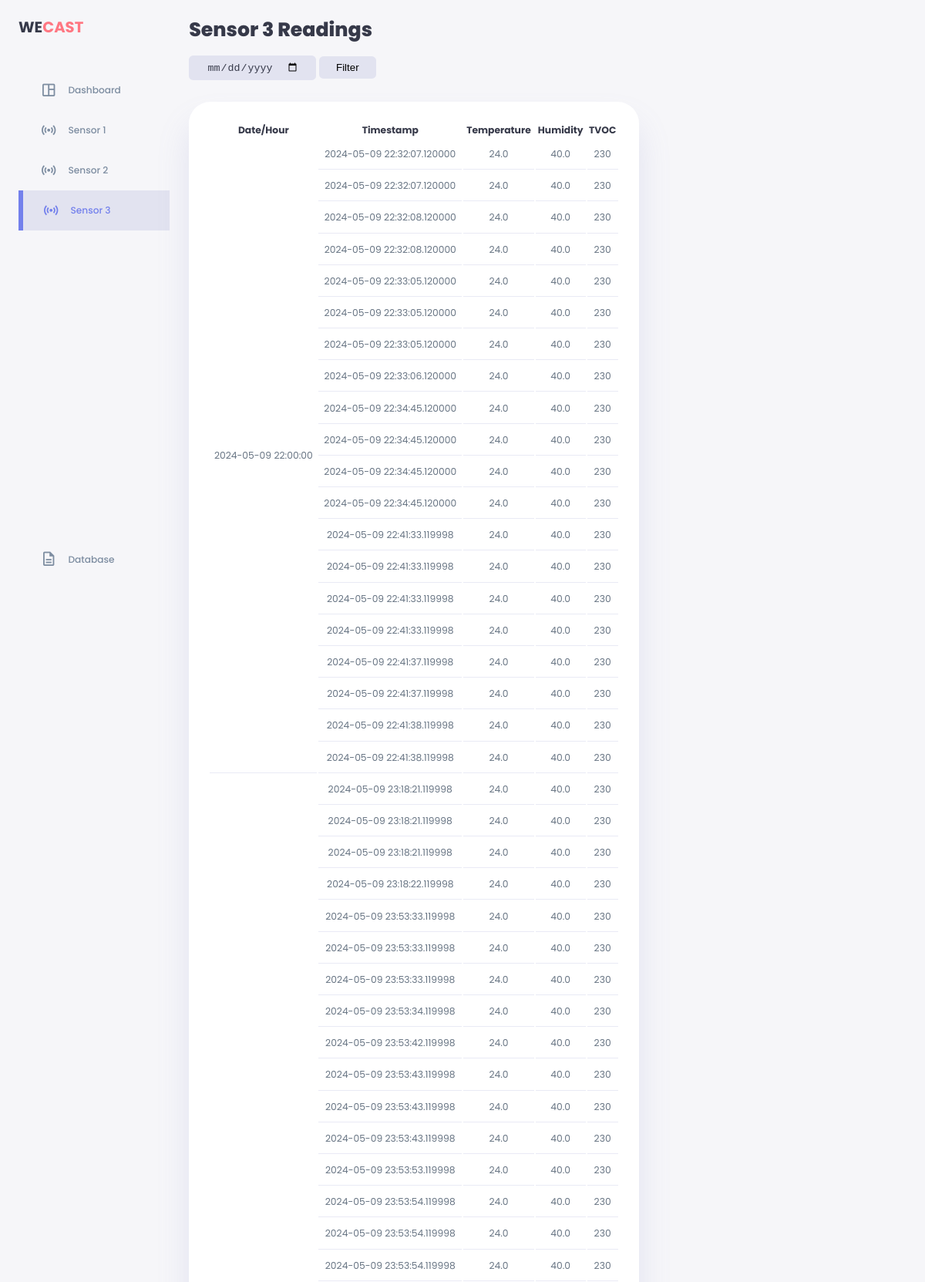
/sensor3 (upper part), run on the app's committed database.
### CSSE4011 Project/web.py (models this page shows)
class SensorData(db.Model):
    id = db.Column(db.Integer, primary_key=True)
    sensor_id = db.Column(db.String(10))
    timestamp = db.Column(db.DateTime)
    temperature = db.Column(db.Float)
    humidity = db.Column(db.Float)
    tvoc = db.Column(db.Integer)

### CSSE4011 Project/web.py (the view)
@app.route('/sensor3')
def sensor3():
    sensor_data = SensorData.query.filter_by(sensor_id='sensor3').order_by(SensorData.timestamp).all()
    grouped_data = group_data_by_hour(sensor_data)
    return render_template('sensor3.html', grouped_data=grouped_data)

### CSSE4011 Project/web.py (called while the page is built)
def group_data_by_hour(sensor_data):
    grouped_data = {}
    for data_point in sensor_data:
        hour_key = data_point.timestamp.strftime('%Y-%m-%d %H:00:00')
        if hour_key not in grouped_data:
            grouped_data[hour_key] = []
        grouped_data[hour_key].append(data_point)
    for hour_key, data_points in grouped_data.items():
        data_points.sort(key=lambda x: x.timestamp)
    return grouped_data

### CSSE4011 Project/templates/sensor3.html (shortened to what this page needs)
<!DOCTYPE html>
<html lang="en">
<head>
    <link rel="stylesheet" href="/static/css/style.css">
</head>
<body>
    <div class="container">
        <aside>
            <div class="top">
                <div class="logo">
                    <h2>WE<span class="danger">CAST</span></h2>
                </div>
            </div>
            <div class="sidebar">
                <a href="/">
                    <span class="material-symbols-outlined">space_dashboard</span>
                    <h3>Dashboard</h3>
                </a>
                <a href="/sensor1">
                    <span class="material-symbols-outlined">sensors</span>
                    <h3>Sensor 1</h3>
                </a>
                <a href="/sensor2">
                    <span class="material-symbols-outlined">sensors</span>
                    <h3>Sensor 2</h3>
                </a>
                <a href="/sensor3" class="active">
                    <span class="material-symbols-outlined">sensors</span>
                    <h3>Sensor 3</h3>
                </a>
                <a href="/view_timestamps">
                    <span class="material-symbols-outlined">description</span>
                    <h3>Database</h3>
                </a>
            </div>
        </aside>
        <main>
            <h1>Sensor 3 Readings</h1>
            <div class="date">
                <label>
                    <input type="date" id="dateInput">
                </label>
            </div>
            <button onclick="filterData()" class="button">Filter</button>
            <div class="recent-orders">
                <table id="dataTable">
                    <thead>
                        <tr>
                            <th>Date/Hour</th>
                            <th>Timestamp</th>
                            <th>Temperature</th>
                            <th>Humidity</th>
                            <th>TVOC</th>
                        </tr>
                    </thead>
                    <tbody>
                        {% for hour, data_points in grouped_data.items() %}
                        {% for data_point in data_points %}
                        <tr>
                            {% if loop.index == 1 %}
                            <td rowspan="{{ data_points|length }}">{{ hour }}</td>
                            {% endif %}
                            <td>{{ data_point.timestamp }}</td>
                            <td>{{ data_point.temperature }}</td>
                            <td>{{ data_point.humidity }}</td>
                            <td>{{ data_point.tvoc }}</td>
                        </tr>
                        {% endfor %}
                        {% endfor %}
                    </tbody>
                </table>
            </div>
        </main>
    </div>
</body>
</html>

### CSSE4011 Project/static/css/style.css (style rules this page uses)
:root { --colour-primary: #7380ec; --colour-danger: #ff7782; --colour-success: #41f1b6; --colour-warning: #ffbb55; --colour-white: #fff; --colour-info-dark: #7d8da1; --colour-info-light: #dce1eb; --colour-dark: #363949; --colour-light: rgba(132, 139, 200, 0.18); --colour-primary-variant: #677483; --colour-dark-variant: #677483; --colour-background: #f6f6f9; --card-border-radius: 2rem; --border-radius-1: 0.4rem; --border-readius-2: 0.8rem; --border-readius-3: 1.2rem; --card-padding: 1.8rem; --padding-1: 1.2rem; --box-shadow: 0 2rem 3rem var(--colour-light); }
* { margin: 0; pagging: 0; outline: 0; appearance: none; border: 0; text-decoration: none; list-style: none; box-sizing: border-box; }
html { font-size: 14px; }
body { width: 100vw; height: 100vh; font-family: poppins, sans-serif; font-size: 0.88rem; background: var(--colour-background); user-select: none; overflow-x: hidden; color: var(--colour-dark) }
.container { display: grid; width: 96%; margin: 0 auto; gap: 1.8rem; grid-template-columns: 14rem auto 23rem; }
a { colour: var(--colour-dark); }
h1 { font-weight: 800; font-size: 1.8rem; }
h2 { font-size: 1.4rem; }
h3 { font-size: 0.87rem; }
.danger { color: var(--colour-danger); }
aside { height: 100vh; }
aside .top { display: flex; align-items: center; justify-content: space-between; margin-top: 1.4rem; }
aside .logo { display: flex; gap: 0.8rem; }
aside .sidebar { display: flex; flex-direction: column; height: 86vh; position: relative; top: 3rem; }
aside h3 { font-weight: 500; }
aside .sidebar a { display: flex; color: var(--colour-info-dark); margin-left: 2rem; gap: 1rem; align-items: center; position: relative; height: 3.7rem; transition: all 300ms ease; }
aside .sidebar a span { font-size: 1.6rem; transition: all 300ms ease; }
aside .sidebar a:last-child { position: absolute; bottom: 2rem; width: 100%; }
aside .sidebar a.active { background: var(--colour-light); color: var(--colour-primary); margin-left: 0; }
aside .sidebar a.active:before { content: ""; width: 6px; height: 100%; background: var(--colour-primary); }
aside .sidebar a.active span { color: var(--colour-primary); margin-left: calc(1rem - 3px); }
main { margin-top: 1.4rem; }
main .date { display: inline-block; background: var(--colour-light); border-radius: var(--border-radius-1); margin-top: 1rem; padding: 0.5rem 1.6rem; }
main .date input[type='date'] { background: transparent; color: var(--colour-dark); }
main .button { display: inline-block; background: var(--colour-light); border-radius: var(--border-radius-1); margin-top: 1rem; padding: 0.5rem 1.6rem; }
main .recent-orders { margin-top: 2rem; }
main .recent-orders table { background: var(--colour-white); width: 100%; border-radius: var(--card-border-radius); padding: var(--card-padding); text-align: center; box-shadow: var(--box-shadow); transition: all 300ms ease; }
main table tbody td { height: 2.8rem; border-bottom: 1px solid var(--colour-light); color: var(--colour-dark-variant); }

### data on the page
SensorData: hour "2024-05-09 22:00:00", timestamp "2024-05-09 22:32:07.120000", temperature "24.0", humidity "40.0", tvoc "230"
SensorData: timestamp "2024-05-09 22:32:07.120000", temperature "24.0", humidity "40.0", tvoc "230"
SensorData: timestamp "2024-05-09 22:32:08.120000", temperature "24.0", humidity "40.0", tvoc "230"
SensorData: timestamp "2024-05-09 22:32:08.120000", temperature "24.0", humidity "40.0", tvoc "230"
SensorData: timestamp "2024-05-09 22:33:05.120000", temperature "24.0", humidity "40.0", tvoc "230"
SensorData: timestamp "2024-05-09 22:33:05.120000", temperature "24.0", humidity "40.0", tvoc "230"
SensorData: timestamp "2024-05-09 22:33:05.120000", temperature "24.0", humidity "40.0", tvoc "230"
SensorData: timestamp "2024-05-09 22:33:06.120000", temperature "24.0", humidity "40.0", tvoc "230"
SensorData: timestamp "2024-05-09 22:34:45.120000", temperature "24.0", humidity "40.0", tvoc "230"
SensorData: timestamp "2024-05-09 22:34:45.120000", temperature "24.0", humidity "40.0", tvoc "230"
SensorData: timestamp "2024-05-09 22:34:45.120000", temperature "24.0", humidity "40.0", tvoc "230"
SensorData: timestamp "2024-05-09 22:34:45.120000", temperature "24.0", humidity "40.0", tvoc "230"
SensorData: timestamp "2024-05-09 22:41:33.119998", temperature "24.0", humidity "40.0", tvoc "230"
SensorData: timestamp "2024-05-09 22:41:33.119998", temperature "24.0", humidity "40.0", tvoc "230"
SensorData: timestamp "2024-05-09 22:41:33.119998", temperature "24.0", humidity "40.0", tvoc "230"
SensorData: timestamp "2024-05-09 22:41:33.119998", temperature "24.0", humidity "40.0", tvoc "230"
SensorData: timestamp "2024-05-09 22:41:37.119998", temperature "24.0", humidity "40.0", tvoc "230"
SensorData: timestamp "2024-05-09 22:41:37.119998", temperature "24.0", humidity "40.0", tvoc "230"
SensorData: timestamp "2024-05-09 22:41:38.119998", temperature "24.0", humidity "40.0", tvoc "230"
SensorData: timestamp "2024-05-09 22:41:38.119998", temperature "24.0", humidity "40.0", tvoc "230"
SensorData: timestamp "2024-05-09 23:18:21.119998", temperature "24.0", humidity "40.0", tvoc "230"
SensorData: timestamp "2024-05-09 23:18:21.119998", temperature "24.0", humidity "40.0", tvoc "230"
SensorData: timestamp "2024-05-09 23:18:21.119998", temperature "24.0", humidity "40.0", tvoc "230"
SensorData: timestamp "2024-05-09 23:18:22.119998", temperature "24.0", humidity "40.0", tvoc "230"
SensorData: timestamp "2024-05-09 23:53:33.119998", temperature "24.0", humidity "40.0", tvoc "230"
SensorData: timestamp "2024-05-09 23:53:33.119998", temperature "24.0", humidity "40.0", tvoc "230"
SensorData: timestamp "2024-05-09 23:53:33.119998", temperature "24.0", humidity "40.0", tvoc "230"
SensorData: timestamp "2024-05-09 23:53:34.119998", temperature "24.0", humidity "40.0", tvoc "230"
SensorData: timestamp "2024-05-09 23:53:42.119998", temperature "24.0", humidity "40.0", tvoc "230"
SensorData: timestamp "2024-05-09 23:53:43.119998", temperature "24.0", humidity "40.0", tvoc "230"
SensorData: timestamp "2024-05-09 23:53:43.119998", temperature "24.0", humidity "40.0", tvoc "230"
SensorData: timestamp "2024-05-09 23:53:43.119998", temperature "24.0", humidity "40.0", tvoc "230"
SensorData: timestamp "2024-05-09 23:53:53.119998", temperature "24.0", humidity "40.0", tvoc "230"
SensorData: timestamp "2024-05-09 23:53:54.119998", temperature "24.0", humidity "40.0", tvoc "230"
SensorData: timestamp "2024-05-09 23:53:54.119998", temperature "24.0", humidity "40.0", tvoc "230"
SensorData: timestamp "2024-05-09 23:53:54.119998", temperature "24.0", humidity "40.0", tvoc "230"
